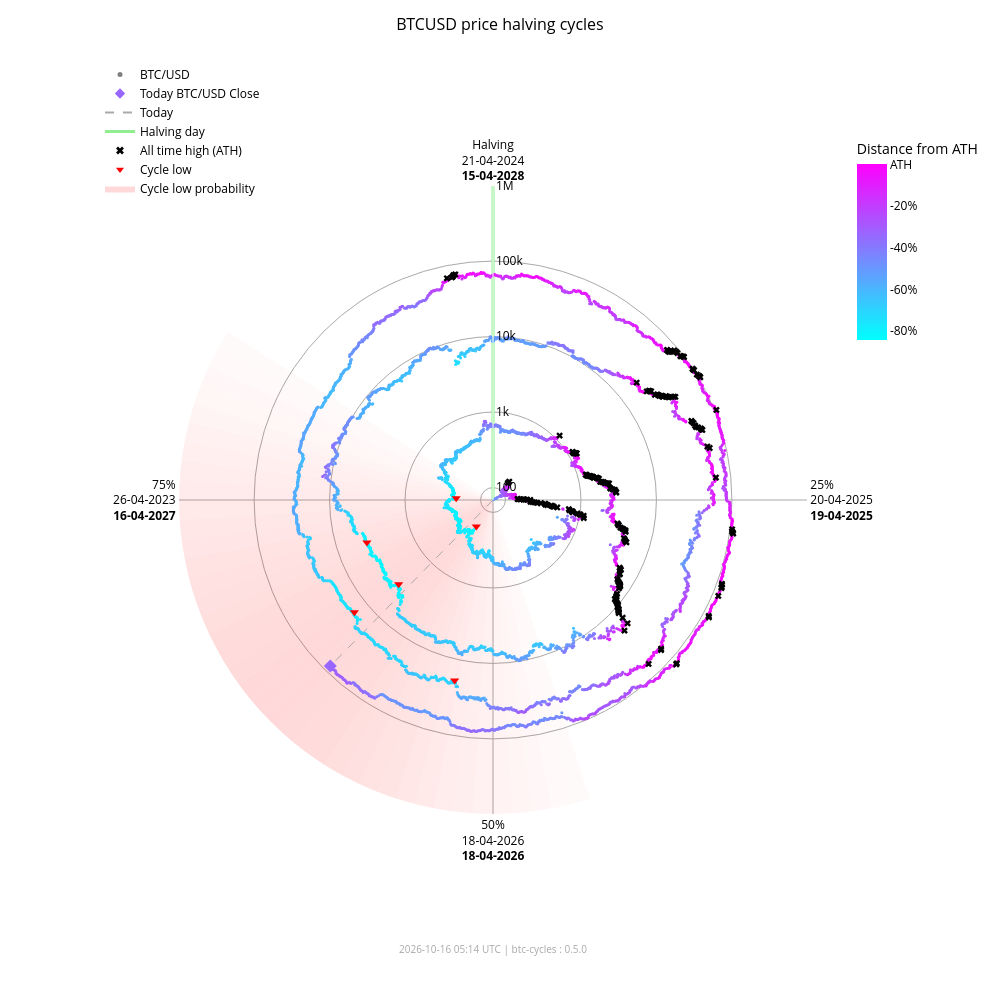

This figure's notebook cell:
### Markdown cell above
### Interactive chart (plotly)

### Code cell
fig_interactive = btc.plot(
    kind="interactive",
    from_date="2012-11-28",
)
# plotly config for interactivity
config = {"scrollZoom": True, "displayModeBar": True}
# display in notebook
fig_interactive.show(config=config)

### Figure 1 — Plotly figure (JSON) as saved in the notebook; plotly's stock layout.template omitted (floating-point values rounded to 4 significant figures; data arrays with more than 128 entries replaced by an {"elided": "..."} marker saying what was removed)
{"data": [{"fill": "toself", "fillcolor": "rgba(255,0,0,0.018306980149439524)", "hoverinfo": "skip", "line": {"width": 0}, "mode": "lines", "r": [68.43, 1000000, 1000000, 68.43, 68.43], "showlegend": false, "theta": [162.0, 162.0, 165.6, 165.6, 162.0], "type": "scatterpolar"}, {"fill": "toself", "fillcolor": "rgba(255,0,0,0.02405911634527998)", "hoverinfo": "skip", "line": {"width": 0}, "mode": "lines", "r": [68.43, 1000000, 1000000, 68.43, 68.43], "showlegend": false, "theta": [165.6, 165.6, 169.2, 169.2, 165.6], "type": "scatterpolar"}, {"fill": "toself", "fillcolor": "rgba(255,0,0,0.030803449372254352)", "hoverinfo": "skip", "line": {"width": 0}, "mode": "lines", "r": [68.43, 1000000, 1000000, 68.43, 68.43], "showlegend": false, "theta": [169.2, 169.2, 172.8, 172.8, 169.2], "type": "scatterpolar"}, {"fill": "toself", "fillcolor": "rgba(255,0,0,0.03847233586005252)", "hoverinfo": "skip", "line": {"width": 0}, "mode": "lines", "r": [68.43, 1000000, 1000000, 68.43, 68.43], "showlegend": false, "theta": [172.8, 172.8, 176.4, 176.4, 172.8], "type": "scatterpolar"}, {"fill": "toself", "fillcolor": "rgba(255,0,0,0.04694405159551339)", "hoverinfo": "skip", "line": {"width": 0}, "mode": "lines", "r": [68.43, 1000000, 1000000, 68.43, 68.43], "showlegend": false, "theta": [176.4, 176.4, 180.0, 180.0, 176.4], "type": "scatterpolar"}, {"fill": "toself", "fillcolor": "rgba(255,0,0,0.05605603979818329)", "hoverinfo": "skip", "line": {"width": 0}, "mode": "lines", "r": [68.43, 1000000, 1000000, 68.43, 68.43], "showlegend": false, "theta": [180.0, 180.0, 183.6, 183.6, 180.0], "type": "scatterpolar"}, {"fill": "toself", "fillcolor": "rgba(255,0,0,0.06562330627802694)", "hoverinfo": "skip", "line": {"width": 0}, "mode": "lines", "r": [68.43, 1000000, 1000000, 68.43, 68.43], "showlegend": false, "theta": [183.6, 183.6, 187.2, 187.2, 183.6], "type": "scatterpolar"}, {"fill": "toself", "fillcolor": "rgba(255,0,0,0.07545707932574237)", "hoverinfo": "skip", "line": {"width": 0}, "mode": "lines", "r": [68.43, 1000000, 1000000, 68.43, 68.43], "showlegend": false, "theta": [187.2, 187.2, 190.8, 190.8, 187.2], "type": "scatterpolar"}, {"fill": "toself", "fillcolor": "rgba(255,0,0,0.08537841060169407)", "hoverinfo": "skip", "line": {"width": 0}, "mode": "lines", "r": [68.43, 1000000, 1000000, 68.43, 68.43], "showlegend": false, "theta": [190.8, 190.8, 194.4, 194.4, 190.8], "type": "scatterpolar"}, {"fill": "toself", "fillcolor": "rgba(255,0,0,0.09522272137134848)", "hoverinfo": "skip", "line": {"width": 0}, "mode": "lines", "r": [68.43, 1000000, 1000000, 68.43, 68.43], "showlegend": false, "theta": [194.4, 194.4, 198.0, 198.0, 194.4], "type": "scatterpolar"}, {"fill": "toself", "fillcolor": "rgba(255,0,0,0.10483418800389058)", "hoverinfo": "skip", "line": {"width": 0}, "mode": "lines", "r": [68.43, 1000000, 1000000, 68.43, 68.43], "showlegend": false, "theta": [198.0, 198.0, 201.6, 201.6, 198.0], "type": "scatterpolar"}, {"fill": "toself", "fillcolor": "rgba(255,0,0,0.11405248627197925)", "hoverinfo": "skip", "line": {"width": 0}, "mode": "lines", "r": [68.43, 1000000, 1000000, 68.43, 68.43], "showlegend": false, "theta": [201.6, 201.6, 205.2, 205.2, 201.6], "type": "scatterpolar"}, {"fill": "toself", "fillcolor": "rgba(255,0,0,0.12269756305009562)", "hoverinfo": "skip", "line": {"width": 0}, "mode": "lines", "r": [68.43, 1000000, 1000000, 68.43, 68.43], "showlegend": false, "theta": [205.2, 205.2, 208.8, 208.8, 205.2], "type": "scatterpolar"}, {"fill": "toself", "fillcolor": "rgba(255,0,0,0.13055959037792858)", "hoverinfo": "skip", "line": {"width": 0}, "mode": "lines", "r": [68.43, 1000000, 1000000, 68.43, 68.43], "showlegend": false, "theta": [208.8, 208.8, 212.4, 212.4, 208.8], "type": "scatterpolar"}, {"fill": "toself", "fillcolor": "rgba(255,0,0,0.13740037014073872)", "hoverinfo": "skip", "line": {"width": 0}, "mode": "lines", "r": [68.43, 1000000, 1000000, 68.43, 68.43], "showlegend": false, "theta": [212.4, 212.4, 216.0, 216.0, 212.4], "type": "scatterpolar"}, {"fill": "toself", "fillcolor": "rgba(255,0,0,0.14296927208088228)", "hoverinfo": "skip", "line": {"width": 0}, "mode": "lines", "r": [68.43, 1000000, 1000000, 68.43, 68.43], "showlegend": false, "theta": [216.0, 216.0, 219.6, 219.6, 216.0], "type": "scatterpolar"}, {"fill": "toself", "fillcolor": "rgba(255,0,0,0.14703219887325494)", "hoverinfo": "skip", "line": {"width": 0}, "mode": "lines", "r": [68.43, 1000000, 1000000, 68.43, 68.43], "showlegend": false, "theta": [219.6, 219.6, 223.2, 223.2, 219.6], "type": "scatterpolar"}, {"fill": "toself", "fillcolor": "rgba(255,0,0,0.14940752827264187)", "hoverinfo": "skip", "line": {"width": 0}, "mode": "lines", "r": [68.43, 1000000, 1000000, 68.43, 68.43], "showlegend": false, "theta": [223.2, 223.2, 226.8, 226.8, 223.2], "type": "scatterpolar"}, {"fill": "toself", "fillcolor": "rgba(255,0,0,0.15)", "hoverinfo": "skip", "line": {"width": 0}, "mode": "lines", "r": [68.43, 1000000, 1000000, 68.43, 68.43], "showlegend": false, "theta": [226.8, 226.8, 230.4, 230.4, 226.8], "type": "scatterpolar"}, {"fill": "toself", "fillcolor": "rgba(255,0,0,0.14882314851976614)", "hoverinfo": "skip", "line": {"width": 0}, "mode": "lines", "r": [68.43, 1000000, 1000000, 68.43, 68.43], "showlegend": false, "theta": [230.4, 230.4, 234.0, 234.0, 230.4], "type": "scatterpolar"}, {"fill": "toself", "fillcolor": "rgba(255,0,0,0.14600334989350275)", "hoverinfo": "skip", "line": {"width": 0}, "mode": "lines", "r": [68.43, 1000000, 1000000, 68.43, 68.43], "showlegend": false, "theta": [234.0, 234.0, 237.6, 237.6, 234.0], "type": "scatterpolar"}, {"fill": "toself", "fillcolor": "rgba(255,0,0,0.14176315293000513)", "hoverinfo": "skip", "line": {"width": 0}, "mode": "lines", "r": [68.43, 1000000, 1000000, 68.43, 68.43], "showlegend": false, "theta": [237.6, 237.6, 241.2, 241.2, 237.6], "type": "scatterpolar"}, {"fill": "toself", "fillcolor": "rgba(255,0,0,0.1363869302869166)", "hoverinfo": "skip", "line": {"width": 0}, "mode": "lines", "r": [68.43, 1000000, 1000000, 68.43, 68.43], "showlegend": false, "theta": [241.2, 241.2, 244.8, 244.8, 241.2], "type": "scatterpolar"}, {"fill": "toself", "fillcolor": "rgba(255,0,0,0.13017643696734477)", "hoverinfo": "skip", "line": {"width": 0}, "mode": "lines", "r": [68.43, 1000000, 1000000, 68.43, 68.43], "showlegend": false, "theta": [244.8, 244.8, 248.4, 248.4, 244.8], "type": "scatterpolar"}, {"fill": "toself", "fillcolor": "rgba(255,0,0,0.1234063302665758)", "hoverinfo": "skip", "line": {"width": 0}, "mode": "lines", "r": [68.43, 1000000, 1000000, 68.43, 68.43], "showlegend": false, "theta": [248.4, 248.4, 252.0, 252.0, 248.4], "type": "scatterpolar"}, {"fill": "toself", "fillcolor": "rgba(255,0,0,0.11628949020714345)", "hoverinfo": "skip", "line": {"width": 0}, "mode": "lines", "r": [68.43, 1000000, 1000000, 68.43, 68.43], "showlegend": false, "theta": [252.0, 252.0, 255.6, 255.6, 252.0], "type": "scatterpolar"}, {"fill": "toself", "fillcolor": "rgba(255,0,0,0.108959277972535)", "hoverinfo": "skip", "line": {"width": 0}, "mode": "lines", "r": [68.43, 1000000, 1000000, 68.43, 68.43], "showlegend": false, "theta": [255.6, 255.6, 259.2, 259.2, 255.6], "type": "scatterpolar"}, {"fill": "toself", "fillcolor": "rgba(255,0,0,0.1014715299920515)", "hoverinfo": "skip", "line": {"width": 0}, "mode": "lines", "r": [68.43, 1000000, 1000000, 68.43, 68.43], "showlegend": false, "theta": [259.2, 259.2, 262.8, 262.8, 259.2], "type": "scatterpolar"}, {"fill": "toself", "fillcolor": "rgba(255,0,0,0.09382430417652897)", "hoverinfo": "skip", "line": {"width": 0}, "mode": "lines", "r": [68.43, 1000000, 1000000, 68.43, 68.43], "showlegend": false, "theta": [262.8, 262.8, 266.4, 266.4, 262.8], "type": "scatterpolar"}, {"fill": "toself", "fillcolor": "rgba(255,0,0,0.08598937207621672)", "hoverinfo": "skip", "line": {"width": 0}, "mode": "lines", "r": [68.43, 1000000, 1000000, 68.43, 68.43], "showlegend": false, "theta": [266.4, 266.4, 270.0, 270.0, 266.4], "type": "scatterpolar"}, {"fill": "toself", "fillcolor": "rgba(255,0,0,0.07794710108398434)", "hoverinfo": "skip", "line": {"width": 0}, "mode": "lines", "r": [68.43, 1000000, 1000000, 68.43, 68.43], "showlegend": false, "theta": [270.0, 270.0, 273.6, 273.6, 270.0], "type": "scatterpolar"}, {"fill": "toself", "fillcolor": "rgba(255,0,0,0.06971614429145927)", "hoverinfo": "skip", "line": {"width": 0}, "mode": "lines", "r": [68.43, 1000000, 1000000, 68.43, 68.43], "showlegend": false, "theta": [273.6, 273.6, 277.2, 277.2, 273.6], "type": "scatterpolar"}, {"fill": "toself", "fillcolor": "rgba(255,0,0,0.061371174705723626)", "hoverinfo": "skip", "line": {"width": 0}, "mode": "lines", "r": [68.43, 1000000, 1000000, 68.43, 68.43], "showlegend": false, "theta": [277.2, 277.2, 280.8, 280.8, 277.2], "type": "scatterpolar"}, {"fill": "toself", "fillcolor": "rgba(255,0,0,0.05304520605236535)", "hoverinfo": "skip", "line": {"width": 0}, "mode": "lines", "r": [68.43, 1000000, 1000000, 68.43, 68.43], "showlegend": false, "theta": [280.8, 280.8, 284.4, 284.4, 280.8], "type": "scatterpolar"}, {"fill": "toself", "fillcolor": "rgba(255,0,0,0.044916938988340704)", "hoverinfo": "skip", "line": {"width": 0}, "mode": "lines", "r": [68.43, 1000000, 1000000, 68.43, 68.43], "showlegend": false, "theta": [284.4, 284.4, 288.0, 288.0, 284.4], "type": "scatterpolar"}, {"fill": "toself", "fillcolor": "rgba(255,0,0,0.0371870550186571)", "hoverinfo": "skip", "line": {"width": 0}, "mode": "lines", "r": [68.43, 1000000, 1000000, 68.43, 68.43], "showlegend": false, "theta": [288.0, 288.0, 291.6, 291.6, 288.0], "type": "scatterpolar"}, {"fill": "toself", "fillcolor": "rgba(255,0,0,0.030049603184432498)", "hoverinfo": "skip", "line": {"width": 0}, "mode": "lines", "r": [68.43, 1000000, 1000000, 68.43, 68.43], "showlegend": false, "theta": [291.6, 291.6, 295.2, 295.2, 291.6], "type": "scatterpolar"}, {"fill": "toself", "fillcolor": "rgba(255,0,0,0.023665126797805223)", "hoverinfo": "skip", "line": {"width": 0}, "mode": "lines", "r": [68.43, 1000000, 1000000, 68.43, 68.43], "showlegend": false, "theta": [295.2, 295.2, 298.8, 298.8, 295.2], "type": "scatterpolar"}, {"fill": "toself", "fillcolor": "rgba(255,0,0,0.018141004067302662)", "hoverinfo": "skip", "line": {"width": 0}, "mode": "lines", "r": [68.43, 1000000, 1000000, 68.43, 68.43], "showlegend": false, "theta": [298.8, 298.8, 302.4, 302.4, 298.8], "type": "scatterpolar"}, {"hoverinfo": "skip", "line": {"color": "darkgrey", "dash": "dash", "width": 1}, "mode": "lines", "r": [68.43, 82140.0], "showlegend": false, "theta": [224.4, 224.4], "type": "scatterpolar"}, {"hoverinfo": "skip", "line": {"color": "lightgreen", "width": 3}, "mode": "lines", "r": [68.43, 1000000], "showlegend": false, "theta": [0, 0], "type": "scatterpolar"}, {"hoverinfo": "text", "marker": {"color": {"elided": "4920 str values"}, "size": 3}, "mode": "markers", "r": {"elided": "4920 float values"}, "showlegend": false, "text": {"elided": "4920 str values"}, "theta": {"elided": "4920 float values"}, "type": "scatterpolar"}, {"hoverinfo": "text", "marker": {"color": "#9867ff", "size": 10, "symbol": "diamond"}, "mode": "markers", "r": [82140.0], "showlegend": false, "text": ["Today<br>Date: 2026-10-15<br>Price: $82,141.46"], "theta": [224.4], "type": "scatterpolar"}, {"hoverinfo": "text", "marker": {"color": "black", "size": 6, "symbol": "x"}, "mode": "markers", "r": {"elided": "182 float values"}, "showlegend": false, "text": {"elided": "182 str values"}, "theta": {"elided": "182 float values"}, "type": "scatterpolar"}, {"hoverinfo": "text", "marker": {"color": "red", "size": 8, "symbol": "triangle-down"}, "mode": "markers", "r": [178.1, 210.5, 3237.0, 3961.0, 19020.0, 15790.0], "showlegend": false, "text": ["Cycle Low<br>Date: 2015-01-14<br>Price: $178.10<br>ATH distance: -84.5%", "Cycle Low<br>Date: 2015-08-24<br>Price: $210.49<br>ATH distance: -81.7%", "Cycle Low<br>Date: 2018-12-15<br>Price: $3,236.76<br>ATH distance: -83.4%", "Cycle Low<br>Date: 2019-03-15<br>Price: $3,960.91<br>ATH distance: -79.7%", "Cycle Low<br>Date: 2022-06-18<br>Price: $19,017.64<br>ATH distance: -71.9%", "Cycle Low<br>Date: 2022-11-21<br>Price: $15,787.28<br>ATH distance: -76.6%"], "theta": [212.1, 272.7, 228.3, 251.4, 192.0, 231.0], "type": "scatterpolar"}, {"marker": {"color": "grey", "size": 5}, "mode": "markers", "name": "BTC/USD", "r": [null], "theta": [null], "type": "scatterpolar"}, {"marker": {"color": "#9867ff", "size": 8, "symbol": "diamond"}, "mode": "markers", "name": "Today BTC/USD Close", "r": [null], "theta": [null], "type": "scatterpolar"}, {"line": {"color": "darkgrey", "dash": "dash"}, "mode": "lines", "name": "Today", "r": [null], "theta": [null], "type": "scatterpolar"}, {"line": {"color": "lightgreen", "width": 3}, "mode": "lines", "name": "Halving day", "r": [null], "theta": [null], "type": "scatterpolar"}, {"marker": {"color": "black", "size": 7, "symbol": "x"}, "mode": "markers", "name": "All time high (ATH)", "r": [null], "theta": [null], "type": "scatterpolar"}, {"marker": {"color": "red", "size": 7, "symbol": "triangle-down"}, "mode": "markers", "name": "Cycle low", "r": [null], "theta": [null], "type": "scatterpolar"}, {"fill": "toself", "fillcolor": "rgba(255,0,0,0.15)", "line": {"width": 0}, "mode": "lines", "name": "Cycle low probability", "r": [null], "theta": [null], "type": "scatterpolar"}, {"hoverinfo": "skip", "marker": {"cmax": 0, "cmin": -0.8453, "color": [0], "colorbar": {"len": 0.25, "ticktext": ["ATH", "-20%", "-40%", "-60%", "-80%", "-100%"], "tickvals": [0, -0.2, -0.4, -0.6, -0.8, -1.0], "title": {"text": "Distance from ATH"}, "x": 0.95, "y": 0.92, "yanchor": "top"}, "colorscale": {"elided": "256x2 mixed values"}, "showscale": true, "size": 0}, "mode": "markers", "r": [null], "showlegend": false, "theta": [null], "type": "scatterpolar"}], "layout": {"annotations": [{"font": {"color": "darkgrey", "size": 10}, "showarrow": false, "text": "2026-10-16 05:14 UTC | btc-cycles : 0.5.0", "x": 0.5, "xref": "paper", "y": -0.02, "yref": "paper"}], "font": {"color": "black"}, "height": 1000, "legend": {"bgcolor": "rgba(0,0,0,0)", "font": {"color": "black"}, "x": 0.0, "y": 1.0}, "margin": {"b": 60, "l": 100, "r": 80, "t": 60}, "paper_bgcolor": "white", "plot_bgcolor": "white", "polar": {"angularaxis": {"color": "black", "direction": "clockwise", "gridcolor": "darkgrey", "rotation": 90, "ticktext": ["Halving<br>21-04-2024<br><b>15-04-2028</b>", "25%<br>20-04-2025<br><b>19-04-2025</b>", "50%<br>18-04-2026<br><b>18-04-2026</b>", "75%<br>26-04-2023<br><b>16-04-2027</b>"], "tickvals": [0, 90, 180, 270]}, "bgcolor": "white", "domain": {"x": [0.1, 0.9], "y": [0.05, 0.95]}, "radialaxis": {"angle": 90, "color": "black", "gridcolor": "darkgrey", "range": [1.835, 6.0], "tickangle": 90, "ticktext": ["100", "1k", "10k", "100k", "1M"], "tickvals": [100, 1000, 10000, 100000, 1000000], "type": "log"}}, "title": {"font": {"color": "black", "size": 16}, "text": "BTCUSD price halving cycles", "x": 0.5}, "width": 1000}}
